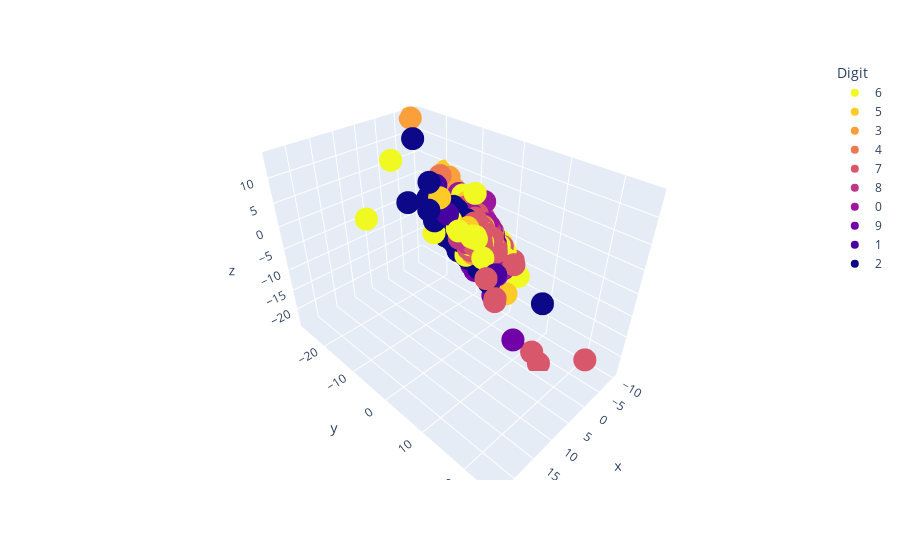

The notebook cell saved with this chart:
### Code cell
y_train_3 = y_train.astype(str)
fig = px.scatter_3d(x = X_train_3[:,0],
                 y = X_train_3[:,1],
                 z = X_train_3[:,2],
                 color = y_train_3,
                 color_discrete_sequence = px.colors.sequential.Plasma_r,
                 labels={'color': 'Digit'})
fig.show()

### Figure 1 — Plotly figure (JSON) as saved in the notebook; plotly's stock layout.template omitted (floating-point values rounded to 4 significant figures; data arrays with more than 128 entries replaced by an {"elided": "..."} marker saying what was removed)
{"data": [{"hovertemplate": "Digit=6<br>x=%{x}<br>y=%{y}<br>z=%{z}<extra></extra>", "legendgroup": "6", "marker": {"color": "#f0f921", "symbol": "circle"}, "mode": "markers", "name": "6", "scene": "scene", "showlegend": true, "type": "scatter3d", "x": {"elided": "3352 float values"}, "y": {"elided": "3352 float values"}, "z": {"elided": "3352 float values"}}, {"hovertemplate": "Digit=5<br>x=%{x}<br>y=%{y}<br>z=%{z}<extra></extra>", "legendgroup": "5", "marker": {"color": "#fdca26", "symbol": "circle"}, "mode": "markers", "name": "5", "scene": "scene", "showlegend": true, "type": "scatter3d", "x": {"elided": "3093 float values"}, "y": {"elided": "3093 float values"}, "z": {"elided": "3093 float values"}}, {"hovertemplate": "Digit=3<br>x=%{x}<br>y=%{y}<br>z=%{z}<extra></extra>", "legendgroup": "3", "marker": {"color": "#fb9f3a", "symbol": "circle"}, "mode": "markers", "name": "3", "scene": "scene", "showlegend": true, "type": "scatter3d", "x": {"elided": "3414 float values"}, "y": {"elided": "3414 float values"}, "z": {"elided": "3414 float values"}}, {"hovertemplate": "Digit=4<br>x=%{x}<br>y=%{y}<br>z=%{z}<extra></extra>", "legendgroup": "4", "marker": {"color": "#ed7953", "symbol": "circle"}, "mode": "markers", "name": "4", "scene": "scene", "showlegend": true, "type": "scatter3d", "x": {"elided": "3233 float values"}, "y": {"elided": "3233 float values"}, "z": {"elided": "3233 float values"}}, {"hovertemplate": "Digit=7<br>x=%{x}<br>y=%{y}<br>z=%{z}<extra></extra>", "legendgroup": "7", "marker": {"color": "#d8576b", "symbol": "circle"}, "mode": "markers", "name": "7", "scene": "scene", "showlegend": true, "type": "scatter3d", "x": {"elided": "3508 float values"}, "y": {"elided": "3508 float values"}, "z": {"elided": "3508 float values"}}, {"hovertemplate": "Digit=8<br>x=%{x}<br>y=%{y}<br>z=%{z}<extra></extra>", "legendgroup": "8", "marker": {"color": "#bd3786", "symbol": "circle"}, "mode": "markers", "name": "8", "scene": "scene", "showlegend": true, "type": "scatter3d", "x": {"elided": "3228 float values"}, "y": {"elided": "3228 float values"}, "z": {"elided": "3228 float values"}}, {"hovertemplate": "Digit=0<br>x=%{x}<br>y=%{y}<br>z=%{z}<extra></extra>", "legendgroup": "0", "marker": {"color": "#9c179e", "symbol": "circle"}, "mode": "markers", "name": "0", "scene": "scene", "showlegend": true, "type": "scatter3d", "x": {"elided": "3316 float values"}, "y": {"elided": "3316 float values"}, "z": {"elided": "3316 float values"}}, {"hovertemplate": "Digit=9<br>x=%{x}<br>y=%{y}<br>z=%{z}<extra></extra>", "legendgroup": "9", "marker": {"color": "#7201a8", "symbol": "circle"}, "mode": "markers", "name": "9", "scene": "scene", "showlegend": true, "type": "scatter3d", "x": {"elided": "3350 float values"}, "y": {"elided": "3350 float values"}, "z": {"elided": "3350 float values"}}, {"hovertemplate": "Digit=1<br>x=%{x}<br>y=%{y}<br>z=%{z}<extra></extra>", "legendgroup": "1", "marker": {"color": "#46039f", "symbol": "circle"}, "mode": "markers", "name": "1", "scene": "scene", "showlegend": true, "type": "scatter3d", "x": {"elided": "3775 float values"}, "y": {"elided": "3775 float values"}, "z": {"elided": "3775 float values"}}, {"hovertemplate": "Digit=2<br>x=%{x}<br>y=%{y}<br>z=%{z}<extra></extra>", "legendgroup": "2", "marker": {"color": "#0d0887", "symbol": "circle"}, "mode": "markers", "name": "2", "scene": "scene", "showlegend": true, "type": "scatter3d", "x": {"elided": "3331 float values"}, "y": {"elided": "3331 float values"}, "z": {"elided": "3331 float values"}}], "layout": {"legend": {"title": {"text": "Digit"}, "tracegroupgap": 0}, "margin": {"t": 60}, "scene": {"domain": {"x": [0, 1], "y": [0, 1]}, "xaxis": {"title": {"text": "x"}}, "yaxis": {"title": {"text": "y"}}, "zaxis": {"title": {"text": "z"}}}}}
